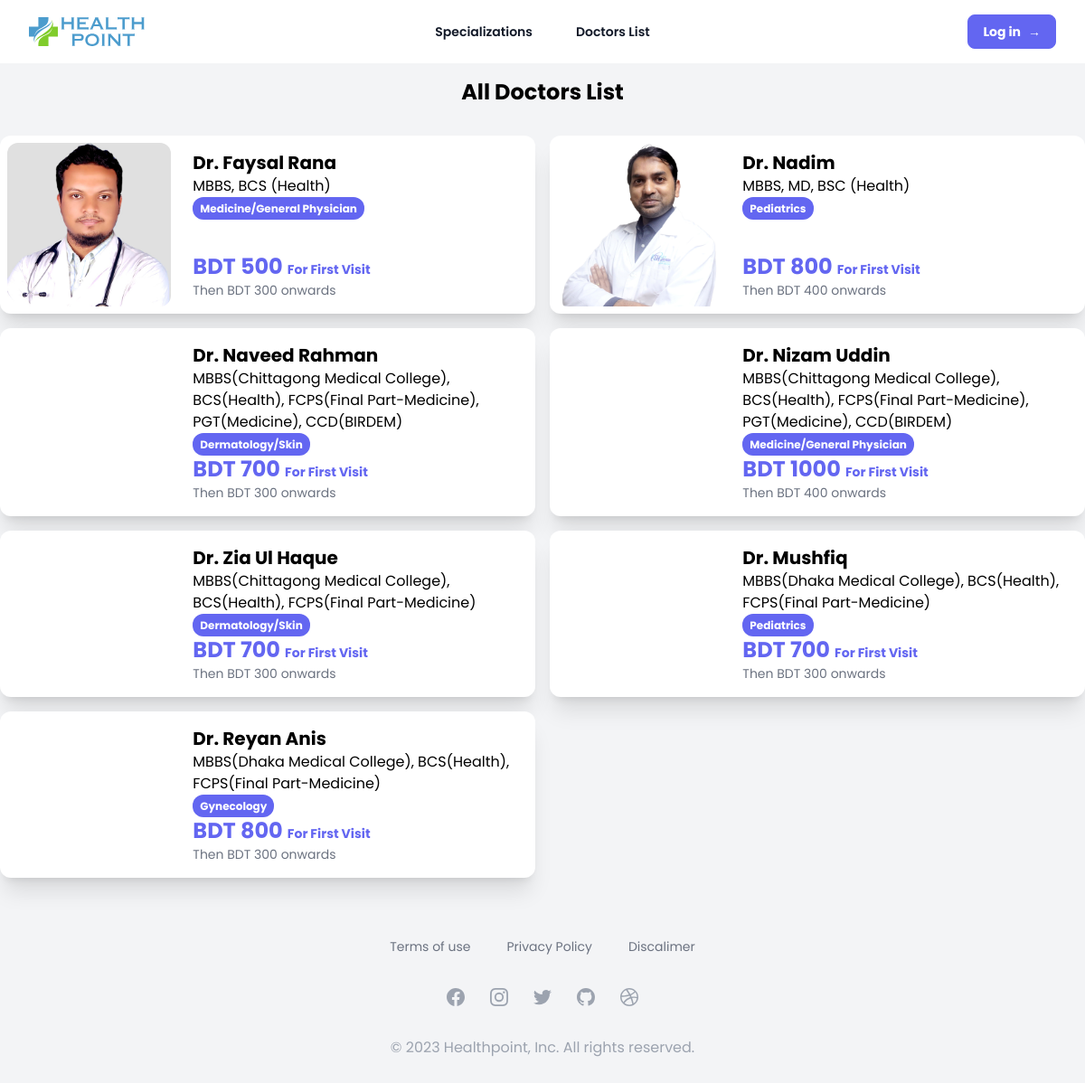
/doctors/all, run on the app's committed database.
### core/models.py (models this page shows, shortened)
class Doctor(models.Model):
    user = models.OneToOneField(User, on_delete=models.CASCADE, null=True)
    name = models.CharField(max_length=100)
    workplace = models.CharField(max_length=100, default="N/A")
    degree = models.CharField(max_length=100, null=True, blank=True)
    speciality = models.ForeignKey(Speciality, on_delete=models.SET_NULL, null=True)
    bmdc = models.IntegerField()
    phone = models.CharField(max_length=100)
    address = models.CharField(max_length=100)
    image = models.ImageField(upload_to='images/doctors/', null=True, blank=True)
    schedules = models.ManyToManyField(Schedules)
    consultation = models.IntegerField()
    followup = models.IntegerField()
    percentage = models.IntegerField()
    bio = models.TextField(null=True, blank=True)

class Speciality(models.Model):
    name = models.CharField(max_length=100)
    slug = models.SlugField(max_length=100, null=True, blank=True, unique=True)
    icon = models.ImageField(upload_to='images/specialty/')
    def __str__(self):
        return self.name

### core/views.py (the view)
# urls.py: path('doctors/all', views.allDoctorList, name='doctor-all'),
def allDoctorList(request):
    data = {}
    data['doctors'] = Doctor.objects.all()
    data['all_doctor'] = True
    return render(request, 'landing/doctors/doctor-list.html', data)

### templates/landing/doctors/doctor-list.html
{% extends '../base.html' %} {% block content %}
<div class="lg:w-7xl max-w-7xl lg:mx-auto mx-2">
    {% if doctors|length == 0 %}
    <div class="">
        <h1 class="text-2xl font-bold text-center">
            No Doctors Found for this Speciality
        </h1>
    </div>
    {% elif all_doctor == True %}
    <div class="">
        <h1 class="text-2xl font-bold text-center">All Doctors List</h1>
    </div>
    {% else %}
    <div class="">
        <h1 class="text-2xl font-bold text-center">
            Doctors for {{doctors.0.speciality.name}}
        </h1>
    </div>
    {% endif %}
    <div class="grid grid-cols-2 gap-4 mt-8">
        {% for doctor in doctors %}
        <a href="{% url 'doctor' doctor.id  %}">
            <div
                class="w-full h-full bg-white grid grid-cols-3 rounded-xl group hover:bg-indigo-500 hover:text-white transition-all duration-100 shadow-xl"
            >
                <div class="w-full h-full rounded-xl overflow-hidden p-2">
                    <img
                        class="object-fit rounded-xl"
                        src="/media/{{doctor.image}}"
                        alt=""
                    />
                </div>
                <div class="col-span-2 p-4 flex flex-col justify-between">
                    <div>
                        <h1 class="text-xl font-bold">{{doctor.name}}</h1>
                        <h2 class="">{{doctor.degree}}</h2>
                        <span
                            class="bg-indigo-500 text-white px-2 py-1 text-xs font-bold rounded-xl group-hover:bg-white group-hover:text-indigo-500"
                        >
                            {{doctor.speciality}}
                        </span>
                    </div>
                    <div>
                        <p
                            class="text-2xl text-indigo-500 font-bold group-hover:text-white"
                        >
                            BDT {{doctor.consultation}}
                            <span class="text-sm">For First Visit</span>
                        </p>
                        <p class="text-sm text-gray-500 group-hover:text-white">
                            Then BDT {{doctor.followup}} onwards
                        </p>
                    </div>
                </div>
            </div>
        </a>
        {% endfor %}
    </div>
</div>
{% endblock %}

### templates/landing/base.html (shortened to what this page needs)
{% extends '../base.html' %} {% block main %}{% load static %}
<div class="w-full min-h-screen flex flex-col justify-between gap-4">
    <header class="block print:hidden bg-white sticky top-0 z-10">
        <nav
            class="mx-auto flex max-w-7xl items-center justify-between px-6 py-4 lg:px-8"
            aria-label="Global"
        >
            <div class="flex lg:flex-1">
                <a href="{% url 'landing' %}" class="-m-1.5 p-1.5">
                    <img
                        class="h-8 w-auto"
                        src="{% static 'images/logo/logo.svg' %}"
                        alt=""
                    />
                </a>
            </div>
            <div class="hidden lg:flex lg:gap-x-12">
                <a
                    href="{% url 'specialities' %}"
                    class="text-sm font-semibold leading-6 text-gray-900 hover:text-gray-700 hover:underline"
                    >Specializations</a
                >
                <a
                    href="{% url 'doctor-all' %}"
                    class="text-sm font-semibold leading-6 text-gray-900 hover:text-gray-700 hover:underline"
                    >Doctors List</a
                >
            </div>
            <div class="hidden lg:flex lg:flex-1 lg:justify-end">
                {% if user.is_authenticated %}
                <div class="ml-3 relative">
                    <div>
                        <button
                            type="button"
                            class="bg-indigo-500 text-white rounded-lg flex text-sm font-bold border border-indigo-500 focus:outline-none focus:ring-2 focus:ring-offset-2 focus:ring-indigo-500 px-4 py-1 text-black font-bold flex items-center justify-between gap-2"
                            id="user-menu-button"
                            aria-expanded="false"
                            aria-haspopup="true"
                            onclick="toggleUserMenu()"
                        >
                            <img id="" class="object-contain h-8 w-8 rounded-full" src="/media/{{user.get_profile_picture}}"/>
                            <span>
                                {% if user.first_name %} {{user.first_name}} {% else %} {{user.username}} {% endif %}
                                <i class="fa-solid fa-chevron-down"></i
                            ></span>
                        </button>
                    </div>
                    <div
                        id="user-menu"
                        class="hidden z-10 origin-top-right absolute right-0 mt-2 w-48 rounded-md shadow-lg py-1 bg-white ring-1 ring-black ring-opacity-5 focus:outline-none"
                        role="menu"
                        aria-orientation="vertical"
                        aria-labelledby="user-menu-button"
                        tabindex="-1"
                    >
                        {% if user.is_patient %}
                        <a
                            href="{% url 'patient-profile' %}"
                            class="block px-4 py-2 text-sm text-gray-700 hover:bg-gray-100 font-semibold"
                            role="menuitem"
                            tabindex="-1"
                            id="user-menu-item-0"
                            >Profile</a
                        >
                        <a
                            href="{% url 'patient-appointments' %}"
                            class="block px-4 py-2 text-sm text-gray-700 hover:bg-gray-100 font-semibold"
                            role="menuitem"
                            tabindex="-1"
                            id="user-menu-item-1"
                            >Appointments</a
                        >
                        <a
                            href="{% url 'patient-prescriptions' %}"
                            class="block px-4 py-2 text-sm text-gray-700 hover:bg-gray-100 font-semibold"
                            role="menuitem"
                            tabindex="-1"
                            id="user-menu-item-1"
                            >Prescriptions</a
                        >
                        {% elif user.is_doctor %}
                        <a
                            href="{% url 'doctor-dashboard' %}"
                            class="block px-4 py-2 text-sm text-gray-700 hover:bg-gray-100 font-semibold"
                            role="menuitem"
                            tabindex="-1"
                            id="user-menu-item-1"
                            >Dashboard</a
                        >{% elif user.is_admin %}
                        <a
                            href="/admin"
                            class="block px-4 py-2 text-sm text-gray-700 hover:bg-gray-100 font-semibold"
                            role="menuitem"
                            tabindex="-1"
                            id="user-menu-item-1"
                            >Dashboard</a
                        >
                        {% endif %}
                        <button
                            href="#"
                            class="block px-4 py-2 text-sm text-gray-700 hover:bg-gray-100 w-full text-left font-semibold"
                            role="menuitem"
                            tabindex="-1"
                            id="user-menu-item-2"
                            onclick="toggleLogoutModal(), toggleUserMenu()"
                        >
                            Sign out
                        </button>
                    </div>
                </div>
                {% else %}
                <a
                    href="/login"
                    class="bg-indigo-500 text-white rounded-lg flex text-sm font-bold border border-indigo-500 focus:outline-none focus:ring-2 focus:ring-offset-2 focus:ring-indigo-500 px-4 py-2 text-black font-bold flex items-center justify-between gap-2"
                    >Log in <span aria-hidden="true">&rarr;</span></a
                >
                {% endif %}
            </div>
        </nav>
    </header>
    {% block content%} {% endblock %}
    <footer class="block print:hidden relative mt-auto bottom-0">
        <div
            class="max-w-7xl mx-auto py-12 px-4 overflow-hidden sm:px-6 lg:px-8"
        >
            <nav
                class="-mx-5 -my-2 flex flex-wrap justify-center"
                aria-label="Footer"
            >
                <div class="px-5 py-2">
                    <a
                        href="{% url 'terms' %}"
                        class="text-sm text-gray-500 hover:text-gray-900"
                    >
                        Terms of use
                    </a>
                </div>
                <div class="px-5 py-2">
                    <a
                        href="{% url 'privacy' %}"
                        class="text-sm text-gray-500 hover:text-gray-900"
                    >
                        Privacy Policy
                    </a>
                </div>
                <div class="px-5 py-2">
                    <a
                        href="{% url 'disclaimer' %}"
                        class="text-sm text-gray-500 hover:text-gray-900"
                    >
                        Discalimer
                    </a>
                </div>
            </nav>
            <div class="mt-8 flex justify-center space-x-6">
                <a href="#" class="text-gray-400 hover:text-gray-500">
                </a>
                <a href="#" class="text-gray-400 hover:text-gray-500">
                </a>
                <a href="#" class="text-gray-400 hover:text-gray-500">
                </a>
                <a href="#" class="text-gray-400 hover:text-gray-500">
                </a>
                <a href="#" class="text-gray-400 hover:text-gray-500">
                </a>
            </div>
            <p class="mt-8 text-center text-base text-gray-400">
                &copy; 2023 Healthpoint, Inc. All rights reserved.
            </p>
        </div>
    </footer>
</div>
{% include './auth/logoutModal.html' %} {% endblock %}

### templates/base.html (shortened to what this page needs)
<!DOCTYPE html>
<html>
    <head>
        {% load static %}
        <link rel="stylesheet" href="{% static 'fontawesome/all.css' %}" />
        <script src="https://cdn.tailwindcss.com?plugins=forms,typography"></script>
        <link rel="stylesheet" href="{% static  'css/base.css'%}" />
    </head>
    <body class="font-display min-h-screen bg-gray-100">
        {% block main %}{% endblock %} {% include './messages.html' %}
    </body>
</html>

### data on the page
Doctor: image (picture), name "Dr. Faysal Rana", degree "MBBS, BCS (Health)", speciality "Medicine/General Physician", consultation "500", followup "300"
Doctor: image (picture), name "Dr. Nadim", degree "MBBS, MD, BSC (Health)", speciality "Pediatrics", consultation "800", followup "400"
Doctor: name "Dr. Naveed Rahman", degree "MBBS(Chittagong Medical College), BCS(Health), FCPS(Final Part-Medicine), PGT(Medicine), CCD(BIRDEM)", speciality "Dermatology/Skin", consultation "700", followup "300"
Doctor: name "Dr. Nizam Uddin", degree "MBBS(Chittagong Medical College), BCS(Health), FCPS(Final Part-Medicine), PGT(Medicine), CCD(BIRDEM)", speciality "Medicine/General Physician", consultation "1000", followup "400"
Doctor: name "Dr. Zia Ul Haque", degree "MBBS(Chittagong Medical College), BCS(Health), FCPS(Final Part-Medicine)", speciality "Dermatology/Skin", consultation "700", followup "300"
Doctor: name "Dr. Mushfiq", degree "MBBS(Dhaka Medical College), BCS(Health), FCPS(Final Part-Medicine)", speciality "Pediatrics", consultation "700", followup "300"
Doctor: name "Dr. Reyan Anis", degree "MBBS(Dhaka Medical College), BCS(Health), FCPS(Final Part-Medicine)", speciality "Gynecology", consultation "800", followup "300"
